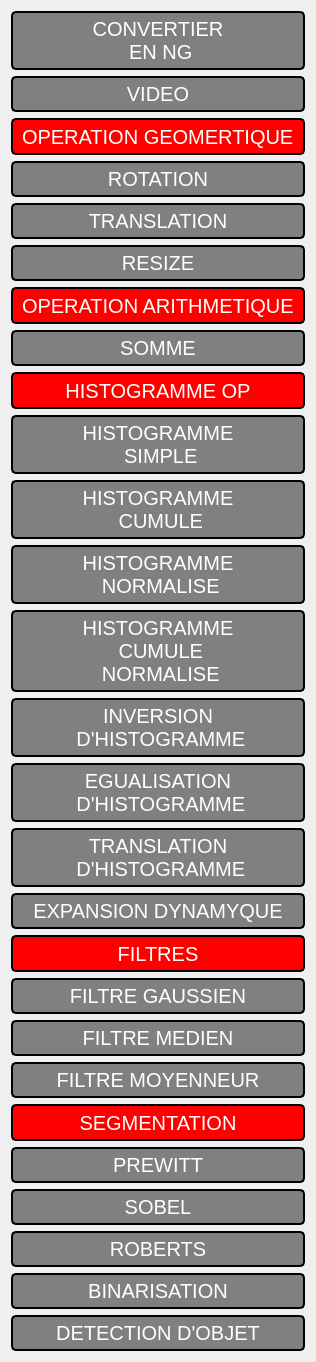
               <widget class="QWidget" name="scrollAreaWidgetContents">
                <property name="geometry">
                 <rect>
                  <x>0</x>
                  <y>0</y>
                  <width>292</width>
                  <height>1362</height>
                 </rect>
                </property>
                <layout class="QVBoxLayout" name="verticalLayout_11">
                 <item>
                  <widget class="QPushButton" name="pushButton_2">
                   <property name="styleSheet">
                    <string notr="true">.QPushButton
{
border-style: outset;
border-width: 2px;
border-radius:5px;
border-color: black;
padding: 4px;
font-size:20px;
background-color: gray;
color:white 
}
QPushButton:pressed{ background-color: red; }
QPushButton:hover {
	border: 2px solid rgb(64, 71, 88);
}
QPushButton:focus {
	border: 2px solid rgb(91, 101, 124);
}</string>
                   </property>
                   <property name="text">
                    <string>CONVERTIER 
 EN NG</string>
                   </property>
                  </widget>
                 </item>
                 <item>
                  <widget class="QPushButton" name="pushButton_16">
                   <property name="styleSheet">
                    <string notr="true">.QPushButton
{
border-style: outset;
border-width: 2px;
border-radius:5px;
border-color: black;
padding: 4px;
font-size:20px;
background-color: gray;
color:white 
}
QPushButton:pressed{ background-color: red; }
QPushButton:hover {
	border: 2px solid rgb(64, 71, 88);
}
QPushButton:focus {
	border: 2px solid rgb(91, 101, 124);
}</string>
                   </property>
                   <property name="text">
                    <string>VIDEO</string>
                   </property>
                  </widget>
                 </item>
                 <item>
                  <widget class="QLabel" name="label_6">
                   <property name="styleSheet">
                    <string notr="true">border-style: outset;
border-width: 2px;
border-radius: 5px;
border-color: black;
padding: 4px;
font-size:20px;
background-color: red;
color:white ;</string>
                   </property>
                   <property name="text">
                    <string>OPERATION GEOMERTIQUE</string>
                   </property>
                  </widget>
                 </item>
                 <item>
                  <widget class="QPushButton" name="pushButton_20">
                   <property name="styleSheet">
                    <string notr="true">.QPushButton
{
border-style: outset;
border-width: 2px;
border-radius:5px;
border-color: black;
padding: 4px;
font-size:20px;
background-color: gray;
color:white 
}
QPushButton:pressed{ background-color: red; }
QPushButton:hover {
	border: 2px solid rgb(64, 71, 88);
}
QPushButton:focus {
	border: 2px solid rgb(91, 101, 124);
}</string>
                   </property>
                   <property name="text">
                    <string>ROTATION</string>
                   </property>
                  </widget>
                 </item>
                 <item>
                  <widget class="QPushButton" name="pushButton_21">
                   <property name="styleSheet">
                    <string notr="true">.QPushButton
{
border-style: outset;
border-width: 2px;
border-radius:5px;
border-color: black;
padding: 4px;
font-size:20px;
background-color: gray;
color:white 
}
QPushButton:pressed{ background-color: red; }
QPushButton:hover {
	border: 2px solid rgb(64, 71, 88);
}
QPushButton:focus {
	border: 2px solid rgb(91, 101, 124);
}</string>
                   </property>
                   <property name="text">
                    <string>TRANSLATION</string>
                   </property>
                  </widget>
                 </item>
                 <item>
                  <widget class="QPushButton" name="pushButton_22">
                   <property name="styleSheet">
                    <string notr="true">.QPushButton
{
border-style: outset;
border-width: 2px;
border-radius:5px;
border-color: black;
padding: 4px;
font-size:20px;
background-color: gray;
color:white 
}
QPushButton:pressed{ background-color: red; }
QPushButton:hover {
	border: 2px solid rgb(64, 71, 88);
}
QPushButton:focus {
	border: 2px solid rgb(91, 101, 124);
}</string>
                   </property>
                   <property name="text">
                    <string>RESIZE</string>
                   </property>
                  </widget>
                 </item>
                 <item>
                  <widget class="QLabel" name="label_7">
                   <property name="styleSheet">
                    <string notr="true">border-style: outset;
border-width: 2px;
border-radius: 5px;
border-color: black;
padding: 4px;
font-size:20px;
background-color: red;
color:white ;</string>
                   </property>
                   <property name="text">
                    <string>OPERATION ARITHMETIQUE</string>
                   </property>
                  </widget>
                 </item>
                 <item>
                  <widget class="QPushButton" name="pushButton_23">
                   <property name="styleSheet">
                    <string notr="true">.QPushButton
{
border-style: outset;
border-width: 2px;
border-radius:5px;
border-color: black;
padding: 4px;
font-size:20px;
background-color: gray;
color:white 
}
QPushButton:pressed{ background-color: red; }
QPushButton:hover {
	border: 2px solid rgb(64, 71, 88);
}
QPushButton:focus {
	border: 2px solid rgb(91, 101, 124);
}</string>
                   </property>
                   <property name="text">
                    <string>SOMME</string>
                   </property>
                  </widget>
                 </item>
                 <item>
                  <widget class="QLabel" name="label_3">
                   <property name="styleSheet">
                    <string notr="true">border-style: outset;
border-width: 2px;
border-radius: 5px;
border-color: black;
padding: 4px;
font-size:20px;
background-color: red;
color:white ;</string>
                   </property>
                   <property name="text">
                    <string>HISTOGRAMME OP</string>
                   </property>
                   <property name="alignment">
                    <set>Qt::AlignCenter</set>
                   </property>
                  </widget>
                 </item>
                 <item>
                  <widget class="QPushButton" name="pushButton_3">
                   <property name="styleSheet">
                    <string notr="true">.QPushButton
{
border-style: outset;
border-width: 2px;
border-radius:5px;
border-color: black;
padding: 4px;
font-size:20px;
background-color: gray;
color:white 
}
QPushButton:pressed{ background-color: red; }
QPushButton:hover {
	border: 2px solid rgb(64, 71, 88);
}
QPushButton:focus {
	border: 2px solid rgb(91, 101, 124);
}</string>
                   </property>
                   <property name="text">
                    <string>HISTOGRAMME 
 SIMPLE</string>
                   </property>
                  </widget>
                 </item>
                 <item>
                  <widget class="QPushButton" name="pushButton">
                   <property name="styleSheet">
                    <string notr="true">.QPushButton
{
border-style: outset;
border-width: 2px;
border-radius:5px;
border-color: black;
padding: 4px;
font-size:20px;
background-color: gray;
color:white 
}
QPushButton:pressed{ background-color: red; }
QPushButton:hover {
	border: 2px solid rgb(64, 71, 88);
}
QPushButton:focus {
	border: 2px solid rgb(91, 101, 124);
}</string>
                   </property>
                   <property name="text">
                    <string>HISTOGRAMME 
 CUMULE</string>
                   </property>
                  </widget>
                 </item>
                 <item>
                  <widget class="QPushButton" name="pushButton_4">
                   <property name="styleSheet">
                    <string notr="true">.QPushButton
{
border-style: outset;
border-width: 2px;
border-radius:5px;
border-color: black;
padding: 4px;
font-size:20px;
background-color: gray;
color:white 
}
QPushButton:pressed{ background-color: red; }
QPushButton:hover {
	border: 2px solid rgb(64, 71, 88);
}
QPushButton:focus {
	border: 2px solid rgb(91, 101, 124);
}</string>
                   </property>
                   <property name="text">
                    <string>HISTOGRAMME 
 NORMALISE</string>
                   </property>
                  </widget>
                 </item>
                 <item>
                  <widget class="QPushButton" name="pushButton_5">
                   <property name="styleSheet">
                    <string notr="true">.QPushButton
{
border-style: outset;
border-width: 2px;
border-radius:5px;
border-color: black;
padding: 4px;
font-size:20px;
background-color: gray;
color:white 
}
QPushButton:pressed{ background-color: red; }
QPushButton:hover {
	border: 2px solid rgb(64, 71, 88);
}
QPushButton:focus {
	border: 2px solid rgb(91, 101, 124);
}</string>
                   </property>
                   <property name="text">
                    <string>HISTOGRAMME 
 CUMULE 
 NORMALISE</string>
                   </property>
                  </widget>
                 </item>
                 <item>
                  <widget class="QPushButton" name="pushButton_12">
                   <property name="styleSheet">
                    <string notr="true">.QPushButton
{
border-style: outset;
border-width: 2px;
border-radius:5px;
border-color: black;
padding: 4px;
font-size:20px;
background-color: gray;
color:white 
}
QPushButton:pressed{ background-color: red; }
QPushButton:hover {
	border: 2px solid rgb(64, 71, 88);
}
QPushButton:focus {
	border: 2px solid rgb(91, 101, 124);
}</string>
                   </property>
                   <property name="text">
                    <string>INVERSION 
 D'HISTOGRAMME</string>
                   </property>
                  </widget>
                 </item>
                 <item>
                  <widget class="QPushButton" name="pushButton_15">
                   <property name="styleSheet">
                    <string notr="true">.QPushButton
{
border-style: outset;
border-width: 2px;
border-radius:5px;
border-color: black;
padding: 4px;
font-size:20px;
background-color: gray;
color:white 
}
QPushButton:pressed{ background-color: red; }
QPushButton:hover {
	border: 2px solid rgb(64, 71, 88);
}
QPushButton:focus {
	border: 2px solid rgb(91, 101, 124);
}</string>
                   </property>
                   <property name="text">
                    <string>EGUALISATION 
 D'HISTOGRAMME</string>
                   </property>
                  </widget>
                 </item>
                 <item>
                  <widget class="QPushButton" name="pushButton_14">
                   <property name="styleSheet">
                    <string notr="true">.QPushButton
{
border-style: outset;
border-width: 2px;
border-radius:5px;
border-color: black;
padding: 4px;
font-size:20px;
background-color: gray;
color:white 
}
QPushButton:pressed{ background-color: red; }
QPushButton:hover {
	border: 2px solid rgb(64, 71, 88);
}
QPushButton:focus {
	border: 2px solid rgb(91, 101, 124);
}</string>
                   </property>
                   <property name="text">
                    <string>TRANSLATION 
 D'HISTOGRAMME</string>
                   </property>
                  </widget>
                 </item>
                 <item>
                  <widget class="QPushButton" name="pushButton_13">
                   <property name="styleSheet">
                    <string notr="true">.QPushButton
{
border-style: outset;
border-width: 2px;
border-radius:5px;
border-color: black;
padding: 4px;
font-size:20px;
background-color: gray;
color:white 
}
QPushButton:pressed{ background-color: red; }
QPushButton:hover {
	border: 2px solid rgb(64, 71, 88);
}
QPushButton:focus {
	border: 2px solid rgb(91, 101, 124);
}</string>
                   </property>
                   <property name="text">
                    <string>EXPANSION DYNAMYQUE</string>
                   </property>
                  </widget>
                 </item>
                 <item>
                  <widget class="QLabel" name="label_4">
                   <property name="styleSheet">
                    <string notr="true">border-style: outset;
border-width: 2px;
border-radius: 5px;
border-color: black;
padding: 4px;
font-size:20px;
background-color: red;
color:white ;</string>
                   </property>
                   <property name="text">
                    <string>FILTRES</string>
                   </property>
                   <property name="alignment">
                    <set>Qt::AlignCenter</set>
                   </property>
                  </widget>
                 </item>
                 <item>
                  <widget class="QPushButton" name="pushButton_9">
                   <property name="styleSheet">
                    <string notr="true">.QPushButton
{
border-style: outset;
border-width: 2px;
border-radius:5px;
border-color: black;
padding: 4px;
font-size:20px;
background-color: gray;
color:white 
}
QPushButton:pressed{ background-color: red; }
QPushButton:hover {
	border: 2px solid rgb(64, 71, 88);
}
QPushButton:focus {
	border: 2px solid rgb(91, 101, 124);
}</string>
                   </property>
                   <property name="text">
                    <string>FILTRE GAUSSIEN</string>
                   </property>
                  </widget>
                 </item>
                 <item>
                  <widget class="QPushButton" name="pushButton_10">
                   <property name="styleSheet">
                    <string notr="true">.QPushButton
{
border-style: outset;
border-width: 2px;
border-radius:5px;
border-color: black;
padding: 4px;
font-size:20px;
background-color: gray;
color:white 
}
QPushButton:pressed{ background-color: red; }
QPushButton:hover {
	border: 2px solid rgb(64, 71, 88);
}
QPushButton:focus {
	border: 2px solid rgb(91, 101, 124);
}</string>
                   </property>
                   <property name="text">
                    <string>FILTRE MEDIEN</string>
                   </property>
                  </widget>
                 </item>
                 <item>
                  <widget class="QPushButton" name="pushButton_11">
                   <property name="styleSheet">
                    <string notr="true">.QPushButton
{
border-style: outset;
border-width: 2px;
border-radius:5px;
border-color: black;
padding: 4px;
font-size:20px;
background-color: gray;
color:white 
}
QPushButton:pressed{ background-color: red; }
QPushButton:hover {
	border: 2px solid rgb(64, 71, 88);
}
QPushButton:focus {
	border: 2px solid rgb(91, 101, 124);
}</string>
                   </property>
                   <property name="text">
                    <string>FILTRE MOYENNEUR</string>
                   </property>
                  </widget>
                 </item>
                 <item>
                  <widget class="QLabel" name="label_5">
                   <property name="styleSheet">
                    <string notr="true">border-style: outset;
border-width: 2px;
border-radius: 5px;
border-color: black;
padding: 4px;
font-size:20px;
background-color: red;
color:white ;</string>
                   </property>
                   <property name="text">
                    <string>SEGMENTATION</string>
                   </property>
                   <property name="alignment">
                    <set>Qt::AlignCenter</set>
                   </property>
                  </widget>
                 </item>
                 <item>
                  <widget class="QPushButton" name="pushButton_17">
                   <property name="styleSheet">
                    <string notr="true">.QPushButton
{
border-style: outset;
border-width: 2px;
border-radius:5px;
border-color: black;
padding: 4px;
font-size:20px;
background-color: gray;
color:white 
}
QPushButton:pressed{ background-color: red; }
QPushButton:hover {
	border: 2px solid rgb(64, 71, 88);
}
QPushButton:focus {
	border: 2px solid rgb(91, 101, 124);
}</string>
                   </property>
                   <property name="text">
                    <string>PREWITT</string>
                   </property>
                  </widget>
                 </item>
                 <item>
                  <widget class="QPushButton" name="pushButton_18">
                   <property name="styleSheet">
                    <string notr="true">.QPushButton
{
border-style: outset;
border-width: 2px;
border-radius:5px;
border-color: black;
padding: 4px;
font-size:20px;
background-color: gray;
color:white 
}
QPushButton:pressed{ background-color: red; }
QPushButton:hover {
	border: 2px solid rgb(64, 71, 88);
}
QPushButton:focus {
	border: 2px solid rgb(91, 101, 124);
}</string>
                   </property>
                   <property name="text">
                    <string>SOBEL</string>
                   </property>
                  </widget>
                 </item>
                 <item>
                  <widget class="QPushButton" name="pushButton_19">
                   <property name="styleSheet">
                    <string notr="true">.QPushButton
{
border-style: outset;
border-width: 2px;
border-radius:5px;
border-color: black;
padding: 4px;
font-size:20px;
background-color: gray;
color:white 
}
QPushButton:pressed{ background-color: red; }
QPushButton:hover {
	border: 2px solid rgb(64, 71, 88);
}
QPushButton:focus {
	border: 2px solid rgb(91, 101, 124);
}</string>
                   </property>
                   <property name="text">
                    <string>ROBERTS</string>
                   </property>
                  </widget>
                 </item>
                 <item>
                  <widget class="QPushButton" name="pushButton_6">
                   <property name="styleSheet">
                    <string notr="true">.QPushButton
{
border-style: outset;
border-width: 2px;
border-radius:5px;
border-color: black;
padding: 4px;
font-size:20px;
background-color: gray;
color:white 
}
QPushButton:pressed{ background-color: red; }
QPushButton:hover {
	border: 2px solid rgb(64, 71, 88);
}
QPushButton:focus {
	border: 2px solid rgb(91, 101, 124);
}</string>
                   </property>
                   <property name="text">
                    <string>BINARISATION</string>
                   </property>
                  </widget>
                 </item>
                 <item>
                  <widget class="QPushButton" name="pushButton_8">
                   <property name="styleSheet">
                    <string notr="true">.QPushButton
{
border-style: outset;
border-width: 2px;
border-radius:5px;
border-color: black;
padding: 4px;
font-size:20px;
background-color: gray;
color:white 
}
QPushButton:pressed{ background-color: red; }
QPushButton:hover {
	border: 2px solid rgb(64, 71, 88);
}
QPushButton:focus {
	border: 2px solid rgb(91, 101, 124);
}</string>
                   </property>
                   <property name="text">
                    <string>DETECTION D'OBJET</string>
                   </property>
                  </widget>
                 </item>
                </layout>
               </widget>
